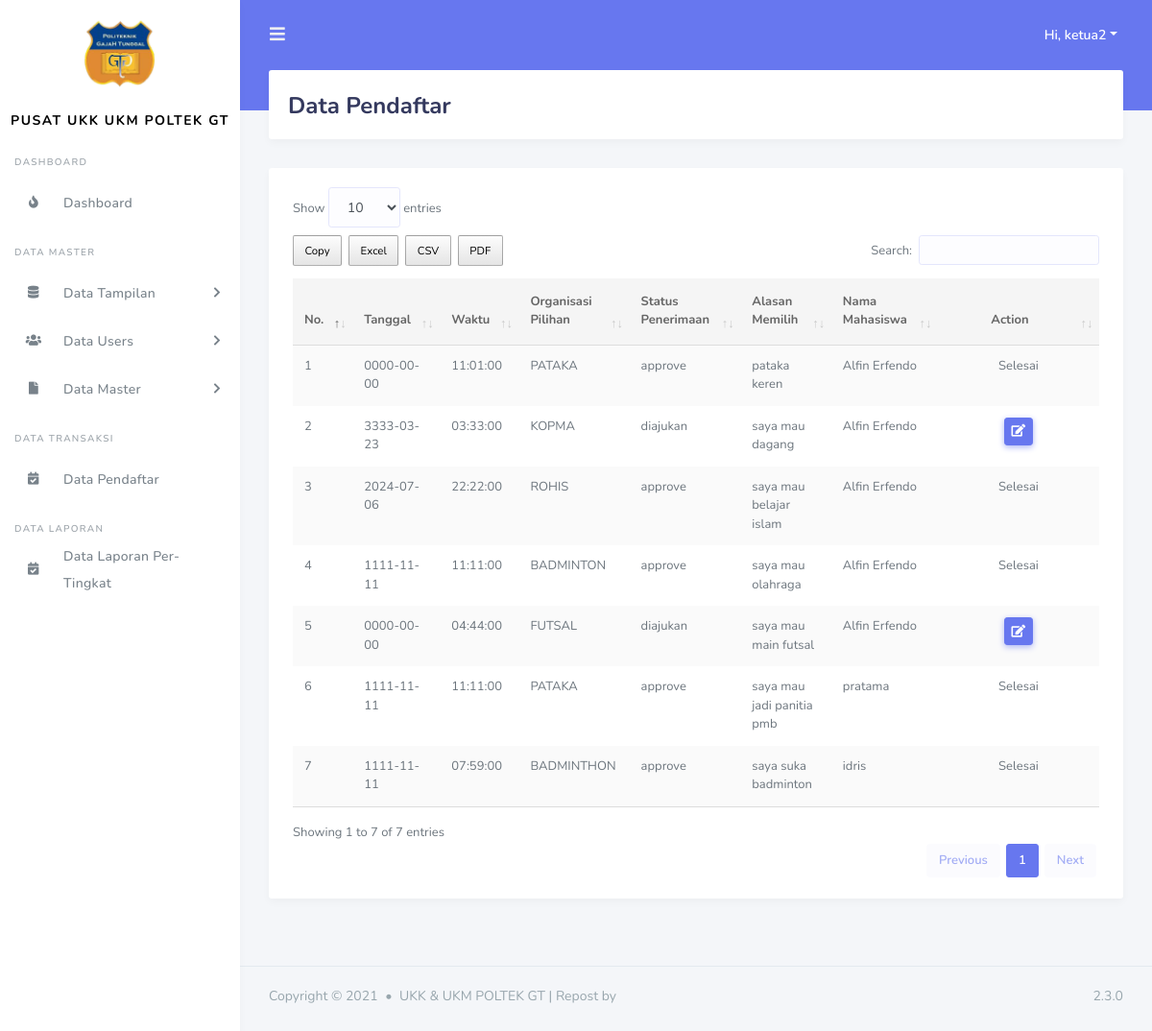
The app's page /admin/data_konsultasi.php (signed in) with its own data.
### tables this page shows
CREATE TABLE `tbl_konsultasi` (
  `id_konsultasi` int(11) NOT NULL,
  `tanggal_konsultasi` date NOT NULL,
  `jam_konsultasi` time NOT NULL,
  `konsultasi` varchar(255) NOT NULL,
  `status_konsultasi` enum('diajukan','approve','ditunda') NOT NULL,
  `alasan_memilih` text NOT NULL,
  `id_users` int(11) NOT NULL,
  `id_wali_murid` int(11) NOT NULL
);

CREATE TABLE `tbl_murid` (
  `id_murid` int(11) NOT NULL,
  `nik` varchar(100) NOT NULL,
  `nama` varchar(200) NOT NULL,
  `jenis_kelamin` varchar(100) NOT NULL,
  `tempat_lahir` varchar(100) NOT NULL,
  `tanggal_lahir` date NOT NULL,
  `gambar` varchar(200) NOT NULL,
  `alamat` varchar(200) NOT NULL,
  `agama` varchar(200) NOT NULL DEFAULT 'admin',
  `status_murid` enum('menunggu hasil','diterima','tidak') NOT NULL DEFAULT 'diterima'
);

### admin/data_konsultasi.php (the view, shortened to what this page needs)
<?php
include('../template/header.php');
include('../template/sidebar.php');
?>
<div class="main-content">
  <section class="section">
    <div class="section-header">
      <h1>Data Pendaftar</h1>
    </div>
    <div class="section-body">
      <div class="card table-responsive">
        <div class="card-body ">
            <table id="table" class="table table-striped table-hover" cellspacing="0" width="100%">
                <thead >
                    <tr >
                        <th width = "5%">No.</th>
                        <th>Tanggal</th>
                        <th>Waktu</th>
                        <th>Organisasi Pilihan</th>
                        <th>Status Penerimaan</th>
                        <th>Alasan Memilih</th>
                        <th>Nama Mahasiswa</th>
                        <th class="text-center" width = "20%">Action</th>
                    </tr>
                </thead>
                <tbody>
                    <?php
                            $query = "SELECT * FROM tbl_konsultasi tk INNER JOIN tbl_users tu ON tk.id_users = tu.id_users INNER JOIN tbl_wali_murid twm on twm.id_wali_murid = tk.id_wali_murid INNER JOIN tbl_murid tm on tm.id_murid = twm.id_murid";
                            $result_tasks = mysqli_query($conn, $query);
                            $no = 1;
                            while($row = mysqli_fetch_assoc($result_tasks)) { ?>
                        <tr>
                            <td><?= $no++ ?></td>
                            <td><?= $row['tanggal_konsultasi']?></td>
                            <td><?= $row['jam_konsultasi']?></td>
                            <td><?= $row['konsultasi']?></td>
                            <td><?= $row['status_konsultasi']?></td>
                            <td><?= $row['alasan_memilih']?></td>
                            <td><?= $row['nama']?></td>
                            <?php if ( $row['status_konsultasi'] != 'approve') { ?>
                                <td class ="text-center">
                                    <button type="button" class="btn btn-primary btn-sm" data-toggle="modal" data-target="#updatedata<?= $row['id_konsultasi'] ?>">
                                    <i class="fas fa-edit"></i>
                                    </button>
                                </td>
                            <?php }else{ ?>
                                <td class ="text-center">Selesai</td>
                            <?php } ?>
                        </tr>
                    <?php } ?>
                </tbody>
            </table>
        </div>
      </div>
    </div>
  </section>
</div>
<?php include('../template/footer.php'); ?>

### records on screen
tbl_konsultasi: tanggal_konsultasi "0000-00-00", jam_konsultasi "11:01:00", konsultasi "PATAKA", status_konsultasi "approve", alasan_memilih "pataka keren", tbl_murid.nama "Alfin Erfendo", shows "Selesai"
tbl_konsultasi: tanggal_konsultasi "3333-03-23", jam_konsultasi "03:33:00", konsultasi "KOPMA", status_konsultasi "diajukan", alasan_memilih "saya mau dagang", tbl_murid.nama "Alfin Erfendo"
tbl_konsultasi: tanggal_konsultasi "2024-07-06", jam_konsultasi "22:22:00", konsultasi "ROHIS", status_konsultasi "approve", alasan_memilih "saya mau belajar islam", tbl_murid.nama "Alfin Erfendo", shows "Selesai"
tbl_konsultasi: tanggal_konsultasi "1111-11-11", jam_konsultasi "11:11:00", konsultasi "BADMINTON", status_konsultasi "approve", alasan_memilih "saya mau olahraga", tbl_murid.nama "Alfin Erfendo", shows "Selesai"
tbl_konsultasi: tanggal_konsultasi "0000-00-00", jam_konsultasi "04:44:00", konsultasi "FUTSAL", status_konsultasi "diajukan", alasan_memilih "saya mau main futsal", tbl_murid.nama "Alfin Erfendo"
tbl_konsultasi: tanggal_konsultasi "1111-11-11", jam_konsultasi "11:11:00", konsultasi "PATAKA", status_konsultasi "approve", alasan_memilih "saya mau jadi panitia pmb", tbl_murid.nama "pratama", shows "Selesai"
tbl_konsultasi: tanggal_konsultasi "1111-11-11", jam_konsultasi "07:59:00", konsultasi "BADMINTHON", status_konsultasi "approve", alasan_memilih "saya suka badminton", tbl_murid.nama "idris", shows "Selesai"

### other values on screen
$_SESSION['nama_users'] "ketua2"
